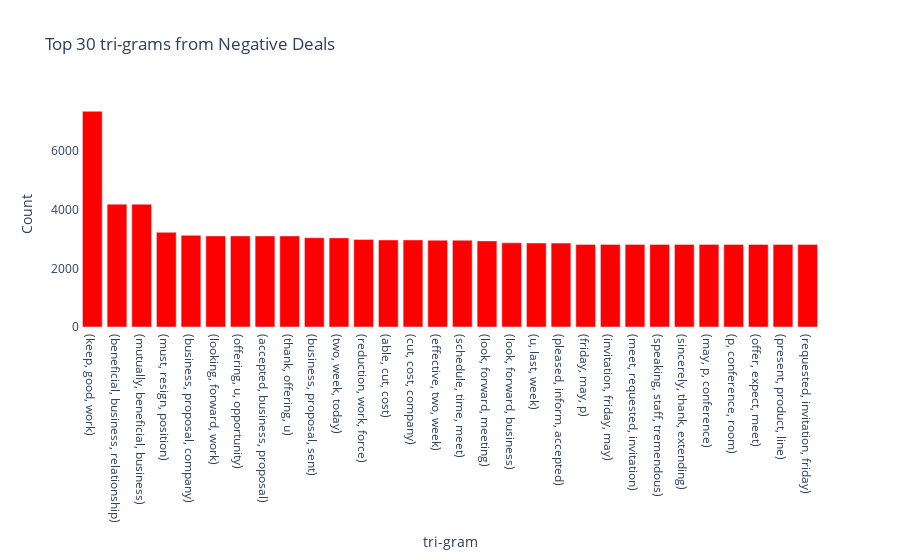

Here is the notebook cell this chart was saved with:
### Code cell
plot_data = [
    go.Bar(
        x=trigram_neg['idx'],
        y=trigram_neg[0],
        #name='True',
        #x_axis="OTI",
        #y_axis="time",
        marker = dict(
            color = 'Red'
        )
    )
]
plot_layout = go.Layout(
        title='Top 30 tri-grams from Negative Deals',
        yaxis_title='Count',
        xaxis_title='tri-gram',
        plot_bgcolor='rgba(0,0,0,0)'
    )
fig = go.Figure(data=plot_data, layout=plot_layout)
pyoff.iplot(fig)

### Figure 1 — Plotly figure (JSON) as saved in the notebook; plotly's stock layout.template omitted (floating-point values rounded to 4 significant figures)
{"data": [{"marker": {"color": "Red"}, "type": "bar", "x": ["(keep, good, work)", "(beneficial, business, relationship)", "(mutually, beneficial, business)", "(must, resign, position)", "(business, proposal, company)", "(looking, forward, work)", "(offering, u, opportunity)", "(accepted, business, proposal)", "(thank, offering, u)", "(business, proposal, sent)", "(two, week, today)", "(reduction, work, force)", "(able, cut, cost)", "(cut, cost, company)", "(effective, two, week)", "(schedule, time, meet)", "(look, forward, meeting)", "(look, forward, business)", "(u, last, week)", "(pleased, inform, accepted)", "(friday, may, p)", "(invitation, friday, may)", "(meet, requested, invitation)", "(speaking, staff, tremendous)", "(sincerely, thank, extending)", "(may, p, conference)", "(p, conference, room)", "(offer, expect, meet)", "(present, product, line)", "(requested, invitation, friday)"], "y": [7352, 4185, 4185, 3226, 3124, 3104, 3104, 3104, 3104, 3043, 3038, 2982, 2968, 2968, 2958, 2956, 2936, 2869, 2863, 2860, 2816, 2816, 2816, 2816, 2816, 2816, 2816, 2816, 2816, 2816]}], "layout": {"plot_bgcolor": "rgba(0,0,0,0)", "title": {"text": "Top 30 tri-grams from Negative Deals"}, "xaxis": {"title": {"text": "tri-gram"}}, "yaxis": {"title": {"text": "Count"}}}}
